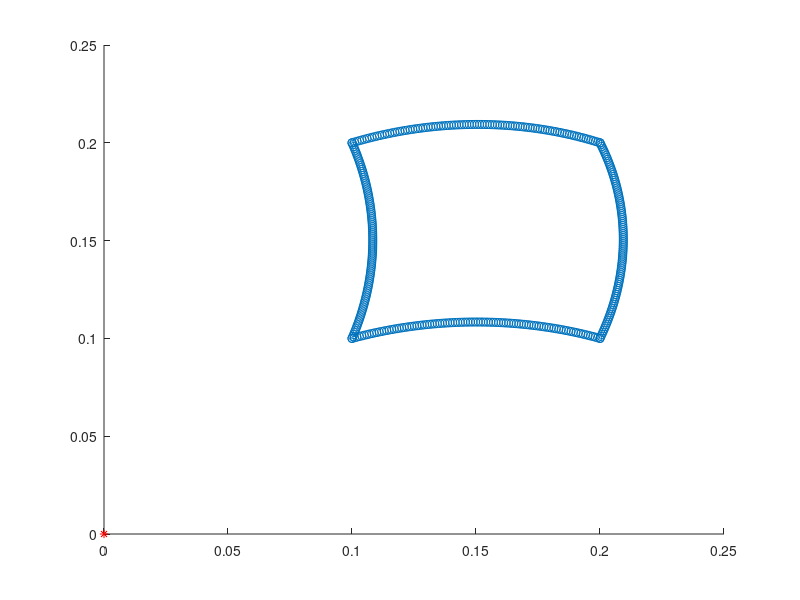

Reproduce this figure in MATLAB. (Note: this script raises an error after producing the figure.)
clear all; 
close all;

m1 = 0.375;
m2 = 0.375;
l1 = 0.15;
l2 = 0.15;
c1 = 2;
c2 = 2;
g = 3.7;


x = [0.1 0.2 0.2 0.1];
y = [0.2 0.2 0.1 0.1];

q1=zeros(1,4);
q2=zeros(1,4);
for i=1:4
    q1(i) = atan2(y(i),x(i))-acos((x(i)^2 + y(i)^2 + l1^2 - l2^2)/(2*l1*sqrt(x(i)^2+y(i)^2)));
    q2(i) = acos((x(i)^2+y(i)^2-l1^2-l2^2)/(2*l1*l2));
end

%% Total angular displacement

TAD = abs(q1(4)-q1(3))+abs(q1(3)-q1(2))+abs(q1(2)-q1(1))+abs(q1(1)-q1(4))+ abs(q2(4)-q2(3))+abs(q2(3)-q2(2))+abs(q2(2)-q2(1))+abs(q2(1)-q2(4))

%% EOAT Position plot
q1_plot(1,:) = linspace(q1(1),q1(2));
q1_plot(2,:) = linspace(q1(2),q1(3));
q1_plot(3,:) = linspace(q1(3),q1(4));
q1_plot(4,:) = linspace(q1(4),q1(1));

q2_plot(1,:) = linspace(q2(1),q2(2));
q2_plot(2,:) = linspace(q2(2),q2(3));
q2_plot(3,:) = linspace(q2(3),q2(4));
q2_plot(4,:) = linspace(q2(4),q2(1));

x_plot = [l1*cos(q1_plot(1,:))+l2*cos(q1_plot(1,:)+q2_plot(1,:)),l1*cos(q1_plot(2,:))+l2*cos(q1_plot(2,:)+q2_plot(2,:)),l1*cos(q1_plot(3,:))+l2*cos(q1_plot(3,:)+q2_plot(3,:)),l1*cos(q1_plot(4,:))+l2*cos(q1_plot(4,:)+q2_plot(4,:))];
y_plot = [l1*sin(q1_plot(1,:))+l2*sin(q1_plot(1,:)+q2_plot(1,:)),l1*sin(q1_plot(2,:))+l2*sin(q1_plot(2,:)+q2_plot(2,:)),l1*sin(q1_plot(3,:))+l2*sin(q1_plot(3,:)+q2_plot(3,:)),l1*sin(q1_plot(4,:))+l2*sin(q1_plot(4,:)+q2_plot(4,:))];

figure
hold on
scatter(x_plot,y_plot);
plot(0,0,'r*');

% a = l1;
% b = l2;
% c = sqrt(5)/10;
% 
% C = acos((a^2 + b^2 - c^2)/(2*a*b));
% A = acos((b^2 + c^2 - a^2)/(2*b*c));
% B = acos((c^2 + a^2 - b^2)/(2*c*a));
% 
% B_max = asin(0.20/c);
% 
% q1_start = B_max - B;
% q2_start = pi - C;
% 
% x0 = 0;
% y0 = 0;
% x1 = a*cos(q1_start);
% y1 = a*sin(q1_start);
% x2 = c*cos(B_max);
% y2 = c*sin(B_max);
% 
% figure 
% hold on 
% plot(x0,y0,'r*');
% plot(x1,y1,'r*');
% plot(x2,y2,'r*');
% plot([x0 x1], [y0 y1]);
% plot([x1 x2], [y1 y2]);
% hold off
% 
% 

q1_start = q1_plot(1,1);
q2_start = q1_plot(1,1);

syms q1 q2 q1_d q2_d q1_dd q2_dd tau1 tau2
eqns = [tau1 == ((m1*l1^2)/3 + (m2*l2^2)/12 + m2*(l1^2+(l2^2)/4+l1*l2*cos(q2)))*q1_dd + ((m2*l2^2)/3+(m2*l1*l2)/2*cos(q2))*q2_dd - m2*l1*l2*sin(q2)*q1_d*q2_d - (m2*l1*l2*sin(q2))/2*q2_d^2 + ((m1*l1)/2+m2*l1)*g*cos(q1) + (m2*l2)/2*g*cos(q1+q2) + c1*q1_d , tau2 == ((m2*l2^2)/3+(m2*l1*l2)/2*cos(q2))*q1_dd + (m2*l2^2)/3*q2_dd + (m2*l1*l2*sin(q2))/2*q1_d^2 + (m2*l2)/2*g*cos(q1+q2) + c2*q2_d];
dd_vals = solve(eqns, [q1_dd q2_dd]);
tau_vals = solve(eqns, [tau1 tau2]);

x = [q1; q1_d; q2; q2_d];
x_dot = [q1_d; dd_vals.q1_dd; q2_d; dd_vals.q2_dd];
u = [tau1; tau2];
y = [q1; q2];

A = jacobian(x_dot,x);
B = jacobian(x_dot,u);
C = jacobian(y,x);
D = jacobian(y,u);

q1_next = q1_plot(1,2);
q2_next = q2_plot(1,2);

x_op = [q1_next; 0; q2_next; 0];
tau1_op = double(subs(tau_vals.tau1, [q1 q1_d q1_dd q2 q2_d q2_dd], [q1_next 0 0 q2_next 0 0]));
tau2_op = double(subs(tau_vals.tau2, [q1 q1_d q1_dd q2 q2_d q2_dd ], [q1_next 0 0 q2_next 0 0]));
u_op = [tau1_op; tau2_op];

x0 = [q1_start;0;q2_start;0];

% Substituing the equilibrium points and converting from syms to numbers type 
A = double(subs(A, [x.' u.'], [x_op.' u_op.']));       % Note: use .' to transpose x and u into one long row vector
B = double(subs(B, [x.' u.'], [x_op.' u_op.']));
C = double(subs(C, [x.' u.'], [x_op.' u_op.']));
D = double(subs(D, [x.' u.'], [x_op.' u_op.']));

% %% State Feedback
ev_desired = [-1 -1 -1 -1];
ev_A = eig(A);

for i = 1:size(ev_A,1)
    if ev_A(i) < 0
        ev_desired(i) = ev_A(i);
    end
end

K = place(A, B, ev_desired);

u_input = u_op -K*(x-x_op);

delta_T = 0.5;
time_limit = 20;
tspan = [0:delta_T:time_limit];

% Plotting the non-linear state space output
[t,x_output_nonlinear] = ode45(@(t,x)simulatorofficial(t,x,u_input,l1,l2,m1,m2,g,c1,c2),tspan,x0);
figure
plot(t,x_output_nonlinear)
title('Non-Linearized Output');
legend('q1','q1dot','q2','q2dot');
xlim([0 time_limit]);

% 
% % Plotting the linearized state space output
% % Note: The linearized output from ode45 gives the delta_x vector, yet x = x_eq + delta_x
% [t,delta_x_output_linear] = ode45(@(t,x) Func_ss_sys_linear(t,x,A,B,u),tspan,x0);
% x_output_linear = [x_eq(1)+delta_x_output_linear(:,1), x_eq(2)+delta_x_output_linear(:,2), x_eq(3)+delta_x_output_linear(:,3), x_eq(4)+delta_x_output_linear(:,4)];
% figure
% plot(t,x_output_linear)
% title('Linearized Output');
% legend('q1','q1dot','q2','q2dot');
% xlim([0 time_limit]);
% 
% % Pole/Zero Map for linearized state-space system
% ss_sys = ss(A,B,C,D);     % Creating the state-space model
% figure
% pzmap(ss_sys);
% title('Pole-Zero Map of Linearized State-Space System');
% 
% %% Creating PD controller (underdamped)
% 
% % Plant transfer function (this is a 2x2 t.f.)
% P = tf(ss_sys); 
% 
% figure
% pzmap(P);
% title('Pole-Zero Map of Linearized Plant');
% 
% 


